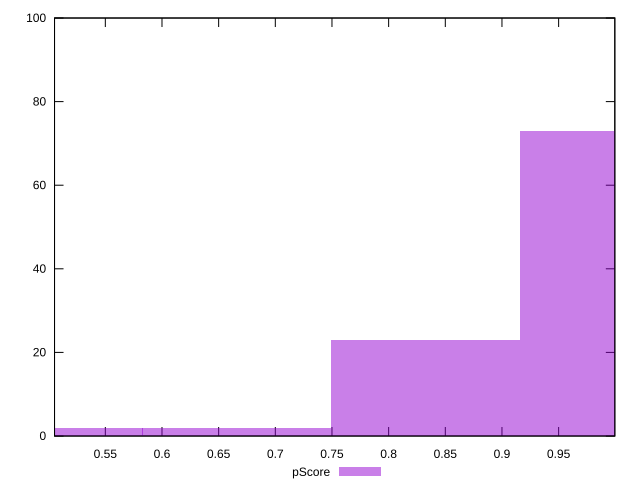

This chart was generated by the following gnuplot code:
reset

$pScore <<EOF
0.9990910299993496 73
0.8325758583327914 23
0.6660606866662331 2
0.4995455149996748 2
EOF

set key outside below
set boxwidth 0.16651517166655827
set xrange [0.5051798691555289:0.9995865466279237]
set yrange [0:100]
set trange [0:100]
set style fill transparent solid 0.5 noborder
set terminal svg size 640, 490 enhanced background rgb 'white'
set output "report_00015_2021-02-09T16-11-33.973Z/mainthread-work-breakdown/samples/pages+cached+noadtech+nomedia+nocss/pScore/histogram.svg"

plot $pScore title "pScore" with boxes

reset
